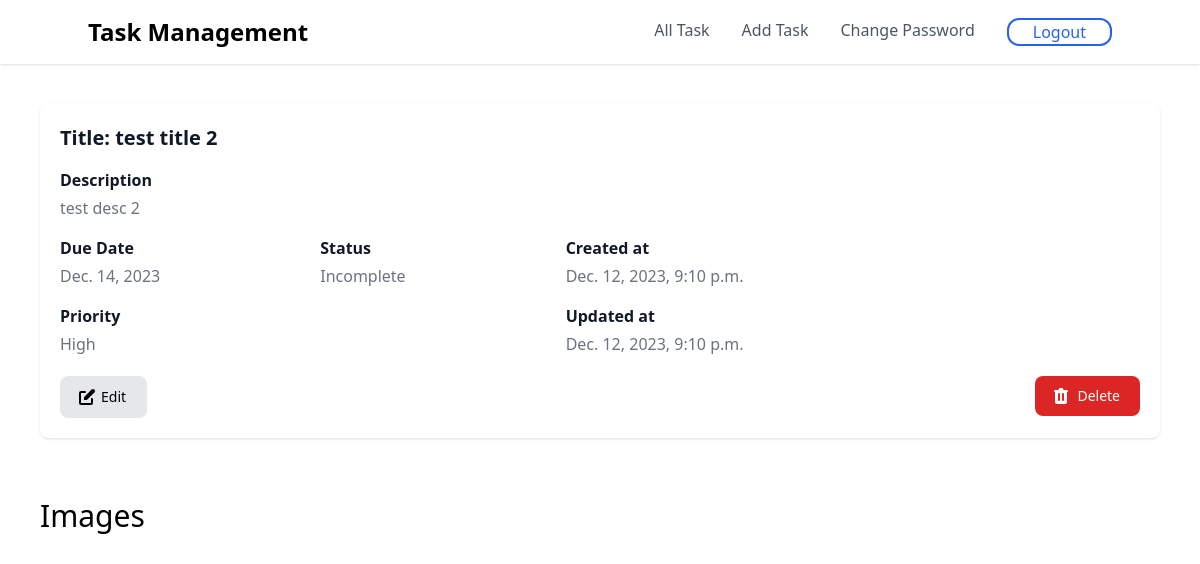
The page /task/7 (signed in) on the database its author committed.
### task/models.py (models this page shows, shortened)
class Task(models.Model):
    user = models.ForeignKey(User, on_delete=models.CASCADE)
    title = models.CharField(max_length=255)
    description = models.TextField()
    due_date = models.DateField()
    priority = models.CharField(max_length=30, choices=PRIORITY)
    mark_as_completed = models.BooleanField(default=False)
    created_at = models.DateTimeField(auto_now_add=True)
    updated_at = models.DateTimeField(auto_now=True)

### task/views.py (the view)
# urls.py: path("task/<int:id>", views.view_task, name="view_task"),
@login_required(login_url="user_login")
def view_task(request, id):
    task = Task.objects.prefetch_related("images").get(id=id)
    return render(request, "view_task.html", {"task": task})

### templates/view_task.html (shortened to what this page needs)
{% extends 'base.html' %}
{% block content %}
<div class="p-5 m-10 bg-white rounded-lg justify-center shadow dark:bg-gray-800 sm:p-5">
    <div class="flex justify-between mb-4 rounded-t sm:mb-5">
        <div class="text-lg text-gray-900 md:text-xl dark:text-white">
            <h3 class="font-semibold ">
                Title: {{task.title}}
            </h3>
        </div>
    </div>
    <dt class="mb-2 font-semibold leading-none text-gray-900 dark:text-white">Description</dt>
    <dd class="mb-4 font-light text-gray-500 sm:mb-5 dark:text-gray-400">{{task.description}}</dd>
    <div class="flex gap-40">
        <dl>
            <dt class="mb-2 font-semibold leading-none text-gray-900 dark:text-white">Due Date</dt>
            <dd class="mb-4 font-light text-gray-500 sm:mb-5 dark:text-gray-400">{{task.due_date}}</dd>
            <dt class="mb-2 font-semibold leading-none text-gray-900 dark:text-white">Priority</dt>
            <dd class="mb-4 font-light text-gray-500 sm:mb-5 dark:text-gray-400">{{task.priority|capfirst}}</dd>
        </dl>
        <dl>
            <dt class="mb-2 font-semibold leading-none text-gray-900 dark:text-white">Status</dt>
            <dd class="mb-4 font-light text-gray-500 sm:mb-5 dark:text-gray-400">{% if task.mark_as_completed %}
                Completed
                {% else %}
                Incomplete
                {% endif %}</dd>
        </dl>
        <dl>
            <dt class="mb-2 font-semibold leading-none text-gray-900 dark:text-white">Created at</dt>
            <dd class="mb-4 font-light text-gray-500 sm:mb-5 dark:text-gray-400">{{task.created_at}}</dd>
            <dt class="mb-2 font-semibold leading-none text-gray-900 dark:text-white">Updated at</dt>
            <dd class="mb-4 font-light text-gray-500 sm:mb-5 dark:text-gray-400">{{task.updated_at}}</dd>
        </dl>
    </div>
    <div class="items-center">
        <div class="flex justify-between space-x-3 sm:space-x-4">
            <a href="{% url 'edit_task' task.id %}"
                class="text-black inline-flex items-center border bg-gray-200 hover:bg-gray-800 hover:text-white focus:ring-4 focus:outline-none focus:ring-primary-300 font-medium rounded-lg text-sm px-5 py-2.5 text-center dark:bg-primary-600 dark:hover:bg-primary-700 dark:focus:ring-primary-800">
                Edit
            </a>
            <form action="{% url 'delete_task' task.id %}" method="post">
                <button type="submit" onclick="return confirm('Are you sure want to delete?')"
                    class="inline-flex items-center text-white bg-red-600 hover:bg-red-700 focus:ring-4 focus:outline-none focus:ring-red-300 font-medium rounded-lg text-sm px-5 py-2.5 text-center dark:bg-red-500 dark:hover:bg-red-600 dark:focus:ring-red-900">
                    Delete
                </button>
            </form>
        </div>
    </div>
</div>
<div class="p-5 m-5">
    <h1 class="text-3xl">Images</h1>
    <div class="flex">
    </div>
</div>
{% endblock %}

### rows shown on the page
Task: title "test title 2", description "test desc 2", due_date "Dec. 14, 2023", priority "High", created_at "Dec. 12, 2023, 9:10 p.m.", updated_at "Dec. 12, 2023, 9:10 p.m."
